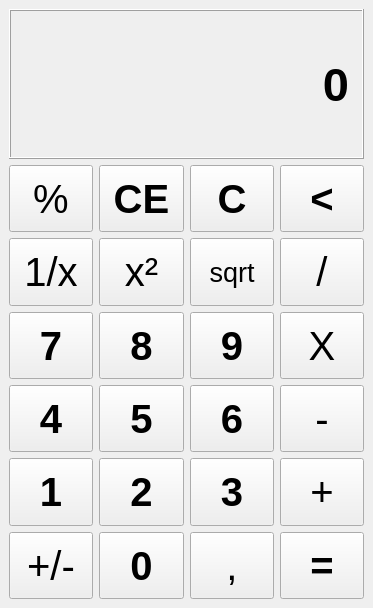
<?xml version="1.0" encoding="UTF-8"?>
<ui version="4.0">
 <class>StackedWidget</class>
 <widget class="QStackedWidget" name="StackedWidget">
  <property name="geometry">
   <rect>
    <x>0</x>
    <y>0</y>
    <width>373</width>
    <height>608</height>
   </rect>
  </property>
  <property name="sizePolicy">
   <sizepolicy hsizetype="Preferred" vsizetype="Preferred">
    <horstretch>0</horstretch>
    <verstretch>0</verstretch>
   </sizepolicy>
  </property>
  <property name="minimumSize">
   <size>
    <width>298</width>
    <height>306</height>
   </size>
  </property>
  <property name="windowTitle">
   <string>StackedWidget</string>
  </property>
  <property name="frameShadow">
   <enum>QFrame::Plain</enum>
  </property>
  <property name="currentIndex">
   <number>0</number>
  </property>
  <widget class="QWidget" name="standard_calc">
   <layout class="QGridLayout" name="gridLayout">
    <item row="3" column="2">
     <widget class="QPushButton" name="sqrt_button">
      <property name="sizePolicy">
       <sizepolicy hsizetype="MinimumExpanding" vsizetype="MinimumExpanding">
        <horstretch>0</horstretch>
        <verstretch>0</verstretch>
       </sizepolicy>
      </property>
      <property name="font">
       <font>
        <pointsize>20</pointsize>
       </font>
      </property>
      <property name="text">
       <string>sqrt</string>
      </property>
     </widget>
    </item>
    <item row="4" column="0">
     <widget class="QPushButton" name="seven_button">
      <property name="sizePolicy">
       <sizepolicy hsizetype="MinimumExpanding" vsizetype="MinimumExpanding">
        <horstretch>0</horstretch>
        <verstretch>0</verstretch>
       </sizepolicy>
      </property>
      <property name="font">
       <font>
        <pointsize>30</pointsize>
        <bold>true</bold>
       </font>
      </property>
      <property name="text">
       <string>7</string>
      </property>
     </widget>
    </item>
    <item row="3" column="0">
     <widget class="QPushButton" name="divided_by_x_button">
      <property name="sizePolicy">
       <sizepolicy hsizetype="MinimumExpanding" vsizetype="MinimumExpanding">
        <horstretch>0</horstretch>
        <verstretch>0</verstretch>
       </sizepolicy>
      </property>
      <property name="font">
       <font>
        <pointsize>30</pointsize>
       </font>
      </property>
      <property name="text">
       <string>1/x</string>
      </property>
     </widget>
    </item>
    <item row="5" column="0">
     <widget class="QPushButton" name="four_button">
      <property name="sizePolicy">
       <sizepolicy hsizetype="MinimumExpanding" vsizetype="MinimumExpanding">
        <horstretch>0</horstretch>
        <verstretch>0</verstretch>
       </sizepolicy>
      </property>
      <property name="font">
       <font>
        <pointsize>30</pointsize>
        <bold>true</bold>
       </font>
      </property>
      <property name="text">
       <string>4</string>
      </property>
     </widget>
    </item>
    <item row="2" column="3">
     <widget class="QPushButton" name="backspace_button">
      <property name="sizePolicy">
       <sizepolicy hsizetype="MinimumExpanding" vsizetype="MinimumExpanding">
        <horstretch>0</horstretch>
        <verstretch>0</verstretch>
       </sizepolicy>
      </property>
      <property name="font">
       <font>
        <pointsize>30</pointsize>
        <bold>true</bold>
       </font>
      </property>
      <property name="text">
       <string>&lt;</string>
      </property>
     </widget>
    </item>
    <item row="3" column="3">
     <widget class="QPushButton" name="division_button">
      <property name="sizePolicy">
       <sizepolicy hsizetype="MinimumExpanding" vsizetype="MinimumExpanding">
        <horstretch>0</horstretch>
        <verstretch>0</verstretch>
       </sizepolicy>
      </property>
      <property name="font">
       <font>
        <pointsize>30</pointsize>
       </font>
      </property>
      <property name="text">
       <string>/</string>
      </property>
     </widget>
    </item>
    <item row="2" column="0">
     <widget class="QPushButton" name="percent_button">
      <property name="sizePolicy">
       <sizepolicy hsizetype="MinimumExpanding" vsizetype="MinimumExpanding">
        <horstretch>0</horstretch>
        <verstretch>0</verstretch>
       </sizepolicy>
      </property>
      <property name="font">
       <font>
        <pointsize>30</pointsize>
       </font>
      </property>
      <property name="text">
       <string>%</string>
      </property>
     </widget>
    </item>
    <item row="6" column="3">
     <widget class="QPushButton" name="plus_button">
      <property name="sizePolicy">
       <sizepolicy hsizetype="MinimumExpanding" vsizetype="MinimumExpanding">
        <horstretch>0</horstretch>
        <verstretch>0</verstretch>
       </sizepolicy>
      </property>
      <property name="font">
       <font>
        <pointsize>30</pointsize>
       </font>
      </property>
      <property name="text">
       <string>+</string>
      </property>
     </widget>
    </item>
    <item row="5" column="2">
     <widget class="QPushButton" name="six_button">
      <property name="sizePolicy">
       <sizepolicy hsizetype="MinimumExpanding" vsizetype="MinimumExpanding">
        <horstretch>0</horstretch>
        <verstretch>0</verstretch>
       </sizepolicy>
      </property>
      <property name="font">
       <font>
        <pointsize>30</pointsize>
        <bold>true</bold>
       </font>
      </property>
      <property name="text">
       <string>6</string>
      </property>
     </widget>
    </item>
    <item row="2" column="2">
     <widget class="QPushButton" name="c_button">
      <property name="sizePolicy">
       <sizepolicy hsizetype="MinimumExpanding" vsizetype="MinimumExpanding">
        <horstretch>0</horstretch>
        <verstretch>0</verstretch>
       </sizepolicy>
      </property>
      <property name="minimumSize">
       <size>
        <width>0</width>
        <height>0</height>
       </size>
      </property>
      <property name="font">
       <font>
        <pointsize>30</pointsize>
        <bold>true</bold>
       </font>
      </property>
      <property name="text">
       <string>C</string>
      </property>
     </widget>
    </item>
    <item row="6" column="1">
     <widget class="QPushButton" name="two_button">
      <property name="sizePolicy">
       <sizepolicy hsizetype="MinimumExpanding" vsizetype="MinimumExpanding">
        <horstretch>0</horstretch>
        <verstretch>0</verstretch>
       </sizepolicy>
      </property>
      <property name="font">
       <font>
        <pointsize>30</pointsize>
        <bold>true</bold>
       </font>
      </property>
      <property name="text">
       <string>2</string>
      </property>
     </widget>
    </item>
    <item row="5" column="3">
     <widget class="QPushButton" name="minus_button">
      <property name="sizePolicy">
       <sizepolicy hsizetype="MinimumExpanding" vsizetype="MinimumExpanding">
        <horstretch>0</horstretch>
        <verstretch>0</verstretch>
       </sizepolicy>
      </property>
      <property name="font">
       <font>
        <pointsize>30</pointsize>
       </font>
      </property>
      <property name="text">
       <string>-</string>
      </property>
     </widget>
    </item>
    <item row="4" column="2">
     <widget class="QPushButton" name="nine_button">
      <property name="sizePolicy">
       <sizepolicy hsizetype="MinimumExpanding" vsizetype="MinimumExpanding">
        <horstretch>0</horstretch>
        <verstretch>0</verstretch>
       </sizepolicy>
      </property>
      <property name="font">
       <font>
        <pointsize>30</pointsize>
        <bold>true</bold>
       </font>
      </property>
      <property name="text">
       <string>9</string>
      </property>
     </widget>
    </item>
    <item row="7" column="2">
     <widget class="QPushButton" name="comma_button">
      <property name="sizePolicy">
       <sizepolicy hsizetype="MinimumExpanding" vsizetype="MinimumExpanding">
        <horstretch>0</horstretch>
        <verstretch>0</verstretch>
       </sizepolicy>
      </property>
      <property name="font">
       <font>
        <pointsize>30</pointsize>
       </font>
      </property>
      <property name="text">
       <string>,</string>
      </property>
     </widget>
    </item>
    <item row="7" column="0">
     <widget class="QPushButton" name="plus_minus_button">
      <property name="sizePolicy">
       <sizepolicy hsizetype="MinimumExpanding" vsizetype="MinimumExpanding">
        <horstretch>0</horstretch>
        <verstretch>0</verstretch>
       </sizepolicy>
      </property>
      <property name="font">
       <font>
        <pointsize>30</pointsize>
       </font>
      </property>
      <property name="text">
       <string>+/-</string>
      </property>
     </widget>
    </item>
    <item row="4" column="1">
     <widget class="QPushButton" name="eight_button">
      <property name="sizePolicy">
       <sizepolicy hsizetype="MinimumExpanding" vsizetype="MinimumExpanding">
        <horstretch>0</horstretch>
        <verstretch>0</verstretch>
       </sizepolicy>
      </property>
      <property name="font">
       <font>
        <pointsize>30</pointsize>
        <bold>true</bold>
       </font>
      </property>
      <property name="text">
       <string>8</string>
      </property>
     </widget>
    </item>
    <item row="2" column="1">
     <widget class="QPushButton" name="ce_button">
      <property name="sizePolicy">
       <sizepolicy hsizetype="MinimumExpanding" vsizetype="MinimumExpanding">
        <horstretch>0</horstretch>
        <verstretch>0</verstretch>
       </sizepolicy>
      </property>
      <property name="font">
       <font>
        <pointsize>30</pointsize>
        <bold>true</bold>
        <kerning>true</kerning>
       </font>
      </property>
      <property name="text">
       <string>CE</string>
      </property>
     </widget>
    </item>
    <item row="6" column="2">
     <widget class="QPushButton" name="three_button">
      <property name="sizePolicy">
       <sizepolicy hsizetype="MinimumExpanding" vsizetype="MinimumExpanding">
        <horstretch>0</horstretch>
        <verstretch>0</verstretch>
       </sizepolicy>
      </property>
      <property name="font">
       <font>
        <pointsize>30</pointsize>
        <bold>true</bold>
       </font>
      </property>
      <property name="text">
       <string>3</string>
      </property>
     </widget>
    </item>
    <item row="6" column="0">
     <widget class="QPushButton" name="one_button">
      <property name="sizePolicy">
       <sizepolicy hsizetype="MinimumExpanding" vsizetype="MinimumExpanding">
        <horstretch>0</horstretch>
        <verstretch>0</verstretch>
       </sizepolicy>
      </property>
      <property name="font">
       <font>
        <pointsize>30</pointsize>
        <bold>true</bold>
       </font>
      </property>
      <property name="text">
       <string>1</string>
      </property>
     </widget>
    </item>
    <item row="7" column="1">
     <widget class="QPushButton" name="zero_button">
      <property name="sizePolicy">
       <sizepolicy hsizetype="MinimumExpanding" vsizetype="MinimumExpanding">
        <horstretch>0</horstretch>
        <verstretch>0</verstretch>
       </sizepolicy>
      </property>
      <property name="font">
       <font>
        <pointsize>30</pointsize>
        <bold>true</bold>
       </font>
      </property>
      <property name="text">
       <string>0</string>
      </property>
     </widget>
    </item>
    <item row="4" column="3">
     <widget class="QPushButton" name="mul_button">
      <property name="sizePolicy">
       <sizepolicy hsizetype="MinimumExpanding" vsizetype="MinimumExpanding">
        <horstretch>0</horstretch>
        <verstretch>0</verstretch>
       </sizepolicy>
      </property>
      <property name="font">
       <font>
        <pointsize>30</pointsize>
       </font>
      </property>
      <property name="text">
       <string>X</string>
      </property>
     </widget>
    </item>
    <item row="7" column="3">
     <widget class="QPushButton" name="equal_button">
      <property name="sizePolicy">
       <sizepolicy hsizetype="MinimumExpanding" vsizetype="MinimumExpanding">
        <horstretch>0</horstretch>
        <verstretch>0</verstretch>
       </sizepolicy>
      </property>
      <property name="font">
       <font>
        <pointsize>30</pointsize>
        <bold>true</bold>
       </font>
      </property>
      <property name="text">
       <string>=</string>
      </property>
     </widget>
    </item>
    <item row="5" column="1">
     <widget class="QPushButton" name="five__button">
      <property name="sizePolicy">
       <sizepolicy hsizetype="MinimumExpanding" vsizetype="MinimumExpanding">
        <horstretch>0</horstretch>
        <verstretch>0</verstretch>
       </sizepolicy>
      </property>
      <property name="font">
       <font>
        <pointsize>30</pointsize>
        <bold>true</bold>
       </font>
      </property>
      <property name="text">
       <string>5</string>
      </property>
     </widget>
    </item>
    <item row="3" column="1">
     <widget class="QPushButton" name="sqr_button">
      <property name="sizePolicy">
       <sizepolicy hsizetype="MinimumExpanding" vsizetype="MinimumExpanding">
        <horstretch>0</horstretch>
        <verstretch>0</verstretch>
       </sizepolicy>
      </property>
      <property name="font">
       <font>
        <pointsize>30</pointsize>
       </font>
      </property>
      <property name="text">
       <string>x²</string>
      </property>
     </widget>
    </item>
    <item row="1" column="0" colspan="4">
     <widget class="QLabel" name="std_calc_output">
      <property name="sizePolicy">
       <sizepolicy hsizetype="MinimumExpanding" vsizetype="MinimumExpanding">
        <horstretch>0</horstretch>
        <verstretch>0</verstretch>
       </sizepolicy>
      </property>
      <property name="minimumSize">
       <size>
        <width>0</width>
        <height>150</height>
       </size>
      </property>
      <property name="sizeIncrement">
       <size>
        <width>20</width>
        <height>0</height>
       </size>
      </property>
      <property name="font">
       <font>
        <pointsize>35</pointsize>
        <bold>true</bold>
       </font>
      </property>
      <property name="autoFillBackground">
       <bool>false</bool>
      </property>
      <property name="frameShape">
       <enum>QFrame::Box</enum>
      </property>
      <property name="frameShadow">
       <enum>QFrame::Raised</enum>
      </property>
      <property name="text">
       <string>0</string>
      </property>
      <property name="scaledContents">
       <bool>true</bool>
      </property>
      <property name="alignment">
       <set>Qt::AlignRight|Qt::AlignTrailing|Qt::AlignVCenter</set>
      </property>
      <property name="margin">
       <number>10</number>
      </property>
     </widget>
    </item>
   </layout>
  </widget>
  <widget class="QWidget" name="scientific_calc">
   <layout class="QVBoxLayout" name="verticalLayout">
    <item>
     <widget class="QLabel" name="label_2">
      <property name="text">
       <string>Scientific Calculator</string>
      </property>
      <property name="alignment">
       <set>Qt::AlignCenter</set>
      </property>
     </widget>
    </item>
   </layout>
  </widget>
  <widget class="QWidget" name="financial_calc">
   <layout class="QVBoxLayout" name="verticalLayout_2">
    <item>
     <widget class="QLabel" name="label">
      <property name="text">
       <string>financial_calc</string>
      </property>
      <property name="alignment">
       <set>Qt::AlignCenter</set>
      </property>
     </widget>
    </item>
   </layout>
  </widget>
 </widget>
 <resources/>
 <connections/>
</ui>
